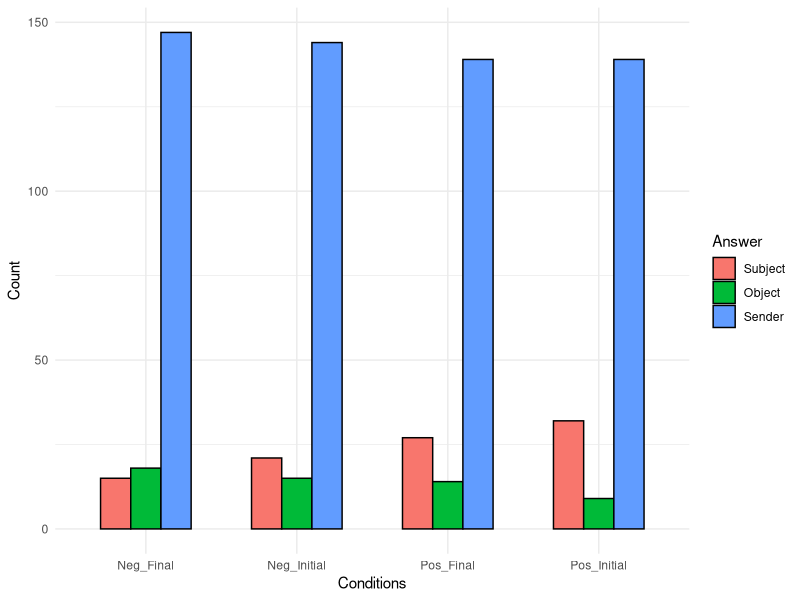
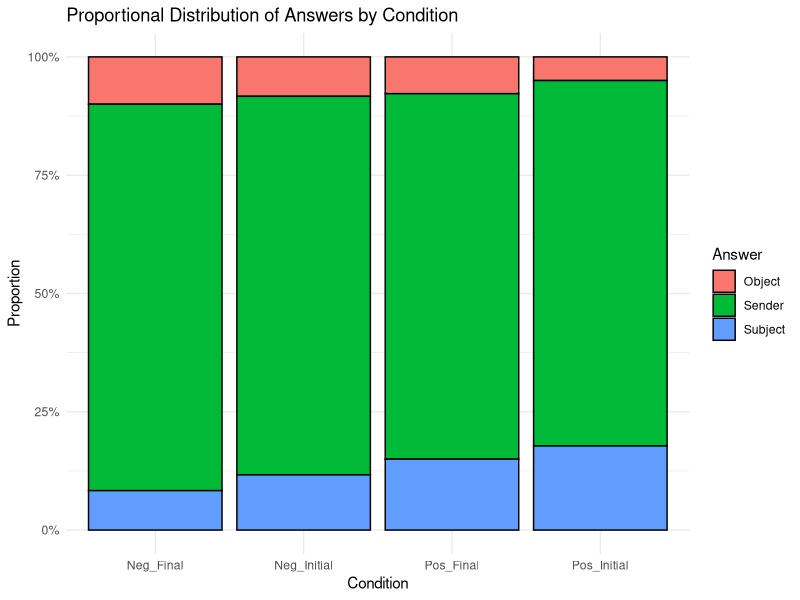
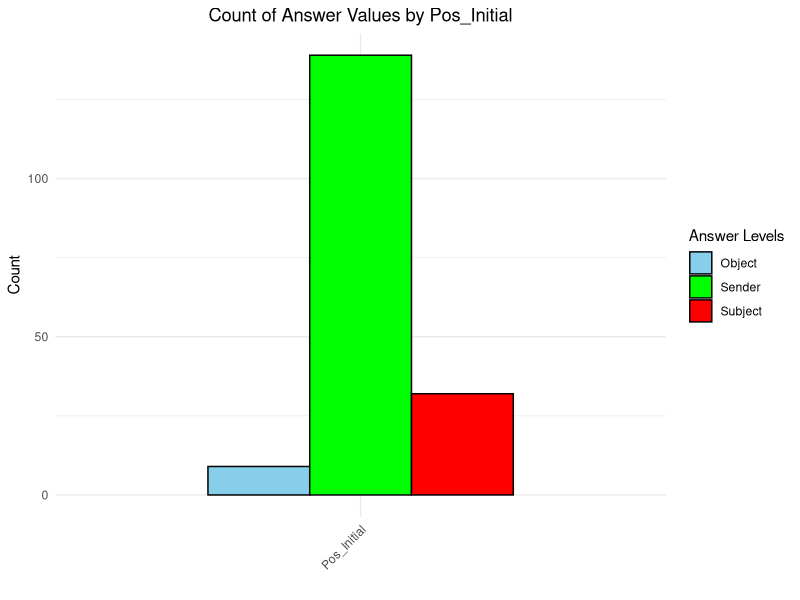
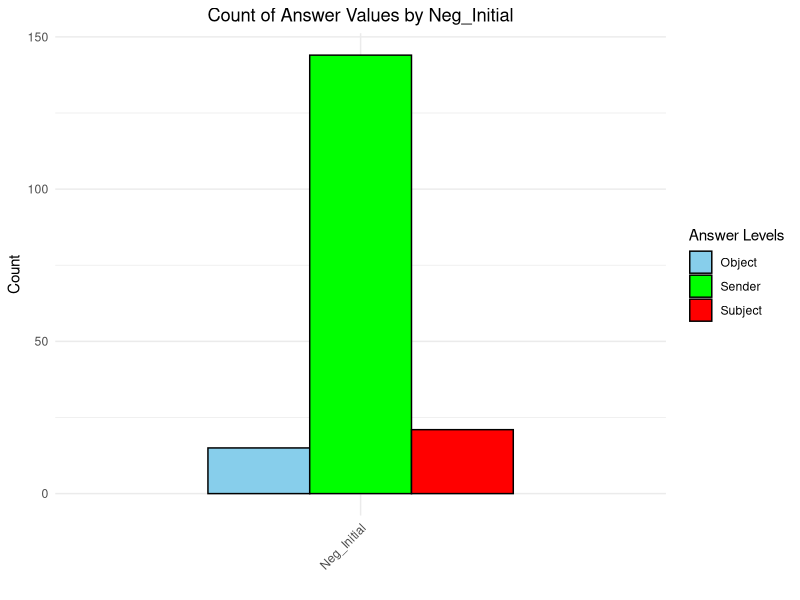
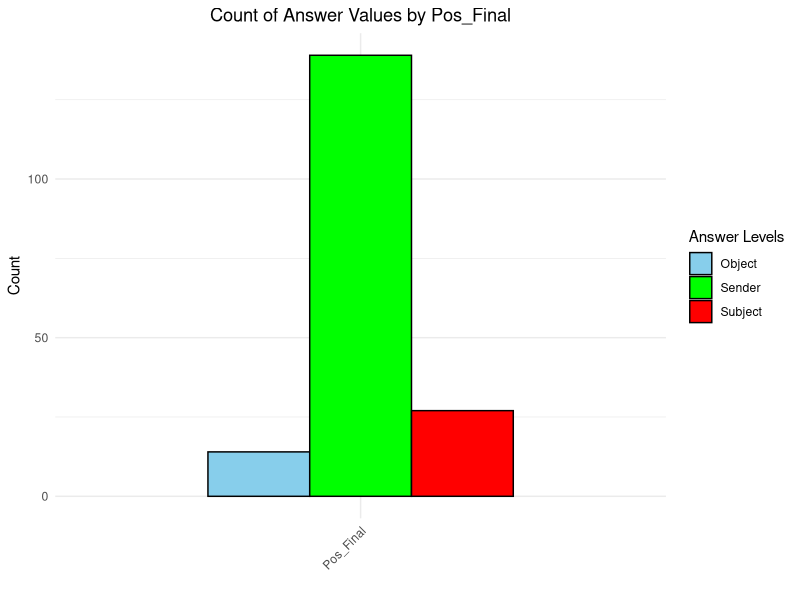
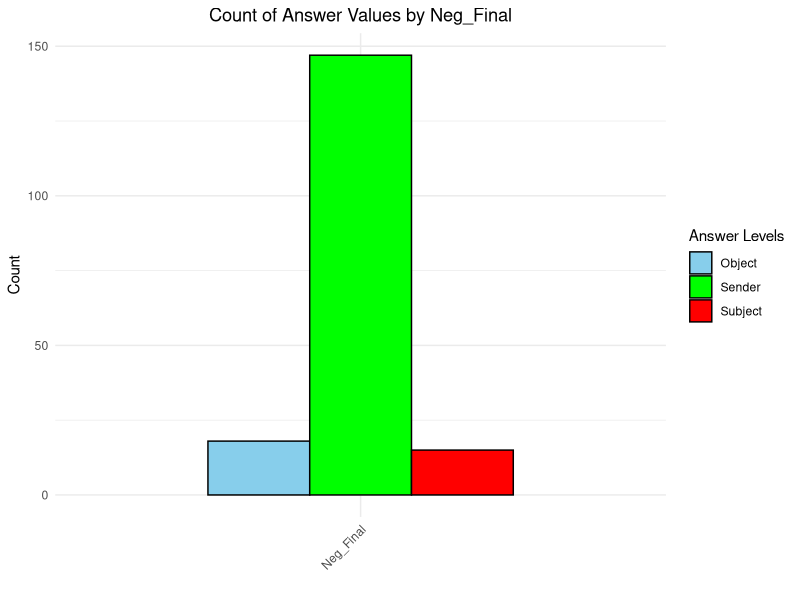

The R source for these figures, in order:
#Install necessary packages
install.packages("dplyr","lme4","glmer","ggplot2","tidyr","languageR","sciplot","stats","plyr","lattice","lmerTest","car","ordinal")
library(lme4)
library(ggplot2)
library(dplyr)

setwd("C:/Users/magda/moje/LTE/psycholinguistics/emoji_analysis")
# setwd("/media/magda/9C33-6BBD/emojis")

#Importing the critical dataset + bio (change filepath to your own)
Emoj_Pol <- read.csv("Emoji_Pol.csv", header=TRUE, sep=",")
Emoj_PolBio <- read.csv("Emoji_Pol_Bio.csv", header=TRUE, sep=",")

#Combine Datasets
Emoj_Pol <- left_join(Emoj_Pol, Emoj_PolBio, by = "ID")

#MINE
# removing fillers?
Emoj_Pol %>% filter(Condition != "Filler") -> Emoj_Pol

#See what the top 5 rows of your dataset look like
head(Emoj_Pol)

#Turn the relevant dimensions into factors
Emoj_Pol$ID <-as.factor(Emoj_Pol$ID)
Emoj_Pol$Condition <-as.factor(Emoj_Pol$Condition)
Emoj_Pol$Item_Num <-as.factor(Emoj_Pol$Item_Num)
Emoj_Pol$Answer <-as.factor(Emoj_Pol$Answer)
Emoj_Pol$Gender <-as.factor(Emoj_Pol$Gender)
Emoj_Pol$Use <-as.factor(Emoj_Pol$Use)
Emoj_Pol$Rec <-as.factor(Emoj_Pol$Rec)
Emoj_Pol$iOS <-as.factor(Emoj_Pol$iOS)
Emoj_Pol$Age <-as.factor(Emoj_Pol$Age)

#Look at summary of dataset to make sure everything worked.
summary(Emoj_Pol)

#See the total number of answers given per condition
table(Emoj_Pol$Condition, Emoj_Pol$Answer)

# Create a contingency table
answer_table <- table(Emoj_Pol$Condition, Emoj_Pol$Answer)

# Convert to percentages by row
answer_percent <- prop.table(answer_table, margin = 1) * 100

#See percentage of answers given per condition to 2 decimal places
round(answer_percent, 2)  

#Make subgroups to graph different representations

Pos_InitialP = subset(Emoj_Pol, Emoj_Pol$Condition %in% c("Pos_Initial"))
Neg_InitialP = subset(Emoj_Pol, Emoj_Pol$Condition %in% c("Neg_Initial"))
Pos_FinalP = subset(Emoj_Pol, Emoj_Pol$Condition %in% c("Pos_Final"))
Neg_FinalP = subset(Emoj_Pol, Emoj_Pol$Condition %in% c("Neg_Final"))

#Plot your data - proportions of answers given per condition
png("C:/Users/magda/moje/LTE/psycholinguistics/emoji_analysis/plots/pol_distribution.png", width=700)
ggplot(Emoj_Pol, aes(x = Condition, fill = Answer)) +
  geom_bar(position = "fill", color = "black") +
  scale_y_continuous(labels = scales::percent) +  # Convert y-axis to percentages
  labs(
    x = "Condition",
    y = "Proportion",
    fill = "Answer",
    title = "Proportional Distribution of Answers by Condition"
  ) +
  theme_minimal()
dev.off()


#Pos_Initial Graph of Choices
png("C:/Users/magda/moje/LTE/psycholinguistics/emoji_analysis/plots/pol_pos_initial.png", width=700)
ggplot(Pos_InitialP, aes(x = Condition, fill = as.factor(Answer))) +
  geom_bar(position = "dodge", color = "black", width = 0.6) +
  scale_fill_manual(values = c("Subject" = "red", "Object" = "skyblue", "Sender" = "green")) +
  labs(
    x = "",
    y = "Count",  # Reflects counts of values
    title = "Count of Answer Values by Pos_Initial",
    fill = "Answer Levels"
  ) +
  theme_minimal() +
  theme(
    axis.text.x = element_text(angle = 45, hjust = 1),
    plot.title = element_text(hjust = 0.5)
  )
dev.off()

#Neg_Initial Graph of Choices
png("C:/Users/magda/moje/LTE/psycholinguistics/emoji_analysis/plots/pol_neg_initial.png", width=700)
ggplot(Neg_InitialP, aes(x = Condition, fill = as.factor(Answer))) +
  geom_bar(position = "dodge", color = "black", width = 0.6) +
  scale_fill_manual(values = c("Subject" = "red", "Object" = "skyblue", "Sender" = "green")) +
  labs(
    x = "",
    y = "Count",  # Reflects counts of values
    title = "Count of Answer Values by Neg_Initial",
    fill = "Answer Levels"
  ) +
  theme_minimal() +
  theme(
    axis.text.x = element_text(angle = 45, hjust = 1),
    plot.title = element_text(hjust = 0.5)
  )
dev.off()

#Pos_Final Graph of Choices
png("C:/Users/magda/moje/LTE/psycholinguistics/emoji_analysis/plots/pol_pos_final.png", width=700)
ggplot(Pos_FinalP, aes(x = Condition, fill = as.factor(Answer))) +
  geom_bar(position = "dodge", color = "black", width = 0.6) +
  scale_fill_manual(values = c("Subject" = "red", "Object" = "skyblue", "Sender" = "green")) +
  labs(
    x = "",
    y = "Count",  # Reflects counts of values
    title = "Count of Answer Values by Pos_Final",
    fill = "Answer Levels"
  ) +
  theme_minimal() +
  theme(
    axis.text.x = element_text(angle = 45, hjust = 1),
    plot.title = element_text(hjust = 0.5)
  )
dev.off()

#Neg_Final Graph of Choices
png("C:/Users/magda/moje/LTE/psycholinguistics/emoji_analysis/plots/pol_neg_final.png", width=700)
ggplot(Neg_FinalP, aes(x = Condition, fill = as.factor(Answer))) +
  geom_bar(position = "dodge", color = "black", width = 0.6) +
  scale_fill_manual(values = c("Subject" = "red", "Object" = "skyblue", "Sender" = "green")) +
  labs(
    x = "",
    y = "Count",  # Reflects counts of values
    title = "Count of Answer Values by Neg_Final",
    fill = "Answer Levels"
  ) +
  theme_minimal() +
  theme(
    axis.text.x = element_text(angle = 45, hjust = 1),
    plot.title = element_text(hjust = 0.5)
  )
dev.off()

# my plot :)
ggplot(Emoj_Pol %>% group_by(Condition), 
       aes(x = Condition, 
           fill = factor(Answer, levels = c("Subject", "Object", "Sender")))) +
  geom_bar(position = "dodge", color = "black", width = 0.6) +
  labs(
    x = "Conditions",
    y = "Count",  # Reflects counts of values
    fill = "Answer"
  ) + theme_minimal()

#First create binary factors for given answers
Emoj_Pol$Object = ifelse(Emoj_Pol$Answer == "Object", 1, 0)
Emoj_Pol$Subject = ifelse(Emoj_Pol$Answer == "Subject", 1, 0)
Emoj_Pol$Sender = ifelse(Emoj_Pol$Answer == "Sender", 1, 0)


#This model assesses the selection of Object (second character) across conditions
#Just like English - What we find is that Pos_initial (Highly significant***) is the least favorable condition to choose Object.
Obj_modelP <- glmer(Object ~ Condition + (1 | ID) + (1 | Item_Num), data = Emoj_Pol,  family = binomial)
summary(Obj_modelP)

#This model assesses the selection of Subject (first character) across conditions
#Just like English - Pos_initial (Highly significant***) is the most favorable condition to choose Subject 
#However, both Neg_Initial and Pos_Final are signicantly more favored than Neg_Final
Subj_modelP <- glmer(Subject ~ Condition + (1 | ID) + (1 | Item_Num), 
                     data = Emoj_Pol,  
                     family = binomial,
                     control=glmerControl(optimizer="bobyqa",optCtrl=list(maxfun=2e5)))
summary(Subj_modelP)

#This model assesses the selection of Sender (sender of text) across conditions
#Just like English - Neg_Final condition is the most favorable condition to choose Sender
#Vitally, Pos_initial (Highly significant***) is the least favorable condition to choose Sender
#followed by Pos_Final and then Neg_Initial
Send_modelP <- glmer(Sender ~ Condition + (1 | ID) + (1 | Item_Num), data = Emoj_Pol,  family = binomial)
summary(Send_modelP)

summary(glmer(Sender ~ Condition + 
                (1 | ID) + 
                (1 | Item_Num) + 
                (1 | Rec) + 
                (1 | iOS)
              , data = Emoj_Pol
              , family = binomial
              , control=glmerControl(optimizer="bobyqa",optCtrl=list(maxfun=2e5))))
